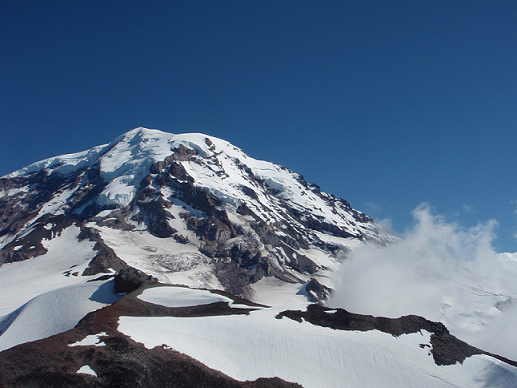
#> input picture LABA_PANORAMA/Rainier2.png, 517 x 388 px
$ python SMT.py
#> lines starting #> are read from the running program, lines starting #| are printed output that depends on the picture; after the words box and inside, x2 and y2 are one past the last pixel; in counts of white or black regions, pixels touching at a corner belong together
import typing

import cv2
import numpy as np
from numpy import random

mean_filter = np.ones((3, 3))

NO_BORDER = 0
ZERO_BORDER = 1
REPLICATE_BORDER = 2
REFLECT_BORDER = 3
PERIOD_BORDER = 4
REFLECT_BORDER_101 = 5

laplacian: np.ndarray = np.array([[0, 1, 0],
                                  [1, -4, 1],
                                  [0, 1, 0]])

base_identity: np.ndarray = np.ones(shape=(5, 5), dtype=np.int8)

gauss_55 = np.array([[2., 7., 12., 7., 2.],
                       [7., 31., 52., 31., 7.],
                       [15., 52., 127., 52., 15.],
                       [7., 31., 52., 31., 7.],
                       [2., 7., 12., 7., 2.]], dtype=np.float64) / 423


gauss_33 = np.array([[1., 2., 1.],
                       [2., 4., 2.],
                       [1., 2., 1.]], dtype=np.float64) / 16


def Derivative(image: np.ndarray, dim="x", border=REPLICATE_BORDER) -> np.ndarray:
    if dim == "x":
        sobel_x = np.array([[-1, 0, 1],
                            [-2, 0, 2],
                            [-1, 0, 1]])
        return Filter(image, sobel_x, border)

    elif dim == "y":
        sobel_y = np.array([[-1, -2, -1],
                            [0, 0, 0],
                            [1, 2, 1]])
        return Filter(image, sobel_y, border)
    elif dim == "":
        sobel_x = np.array([[-1, 0, 1],
                            [-2, 0, 2],
                            [-1, 0, 1]])
        sobel_y = np.array([[-1, -2, -1],
                            [0, 0, 0],
                            [1, 2, 1]])
        buff = Filter(image, sobel_x, border)
        return Filter(buff, sobel_y, border)


def MakeBorder(image, size=(1, 1), border=REPLICATE_BORDER) -> np.ndarray:
    h, w = image.shape[:2]
    y_center, x_center = size[0], size[1]
    if len(image.shape) == 3:
        padded = np.zeros(shape=(h + y_center * 2, w + x_center * 2, 3), dtype=np.uint8)
    else:
        padded = np.zeros(shape=(h + y_center * 2, w + x_center * 2), dtype=np.uint8)
    padded[size[0]: size[0] + h, size[1]: size[1] + w] = image
    if border == ZERO_BORDER:
        pass

    elif border == REPLICATE_BORDER:
        # UPPER BORDER
        for i in range(y_center):
            for j in range(x_center, w + x_center):
                padded[i][j] = padded[y_center][j]
        # LOWER BORDER
        for i in range(h + 1, h + y_center + 1):
            for j in range(x_center, w + x_center):
                padded[i][j] = padded[h][j]
        # LEFT BORDER
        for i in range(y_center, h + 1):
            for j in range(x_center):
                padded[i][j] = padded[i][x_center]
        # RIGHT BORDER
        for i in range(y_center, h + 1):
            for j in range(w + 1, w + x_center + 1):
                padded[i][j] = padded[i][w]

    elif border == REFLECT_BORDER:
        # UPPER BORDER
        for i in range(y_center):
            for j in range(x_center, w + x_center):
                padded[i][j] = padded[y_center + i][j]
        # LOWER BORDER
        for i in range(h + 1, h + y_center + 1):
            for j in range(x_center, w + x_center):
                padded[i][j] = padded[h - i][j]
        # LEFT BORDER
        for i in range(y_center, h + 1):
            for j in range(x_center):
                padded[i][j] = padded[i][x_center + j]
        # RIGHT BORDER
        for i in range(y_center, h + 1):
            for j in range(w + 1, w + x_center + 1):
                padded[i][j] = padded[i][w - j]

    elif border == PERIOD_BORDER:
        # UPPER BORDER
        for i in range(y_center):
            for j in range(x_center, w + x_center):
                padded[i][j] = padded[h - i][j]
        # LOWER BORDER
        for i in range(h + 1, h + y_center + 1):
            for j in range(x_center, w + x_center):
                padded[i][j] = padded[y_center + i - h - 1][j]
        # LEFT BORDER
        for i in range(y_center, h + 1):
            for j in range(x_center):
                padded[i][j] = padded[i][w - j]
        # RIGHT BORDER
        for i in range(y_center, h + 1):
            for j in range(w + 1, w + x_center + 1):
                padded[i][j] = padded[i][x_center + j - w - 1]

    elif border == REFLECT_BORDER_101:
        # UPPER BORDER
        for i in range(y_center):
            for j in range(x_center, w + x_center):
                padded[i][j] = padded[y_center + i + 1][j]
        # LOWER BORDER
        for i in range(h + 1, h + y_center + 1):
            for j in range(x_center, w + x_center):
                padded[i][j] = padded[h - i - 1][j]
        # LEFT BORDER
        for i in range(y_center, h + 1):
            for j in range(x_center):
                padded[i][j] = padded[i][x_center + j + 1]
        # RIGHT BORDER
        for i in range(y_center, h + 1):
            for j in range(w + 1, w + x_center + 1):
                padded[i][j] = padded[i][w - j - 1]
    return padded


def Filter(image: np.ndarray, kernel: np.ndarray, border: int = ZERO_BORDER) -> np.ndarray:
    blank_image = np.zeros_like(image, dtype=np.uint8)
    m, n = kernel.shape
    h, w = image.shape[:2]
    y_center, x_center = m // 2, n // 2
    padded = MakeBorder(image, (y_center, x_center), border=border)
    for y in range(h):
        for x in range(w):
            region = padded[y: y + m, x: x + n]
            if len(image.shape) == 3:
                r, g, b = 0, 0, 0
                for i in range(m):
                    for j in range(n):
                        r += region[i][j][0] * kernel[i][j]
                        g += region[i][j][1] * kernel[i][j]
                        b += region[i][j][2] * kernel[i][j]

                if r < 0:
                    r = 0
                if r > 255:
                    r = 255

                if g < 0:
                    g = 0
                if g > 255:
                    g = 255

                if b < 0:
                    b = 0
                if b > 255:
                    b = 255
                blank_image[y][x] = [r, g, b]
            else:
                s = 0
                for i in range(m):
                    for j in range(n):
                        s += region[i][j] * kernel[i][j]
                if s < 0:
                    s = 0
                if s > 255:
                    s = 255
                blank_image[y][x] = s

    return blank_image


def normalize(array: np.ndarray, lower, higher, ret_max=False) -> np.ndarray or (np.ndarray, float or int):
    maximum = -1
    for i in range(array.shape[0]):
        for j in range(array.shape[1]):
            if array[i][j] > maximum:
                maximum = array[i][j]
            if array[i][j] < lower:
                array[i][j] = lower

    for i in range(array.shape[0]):
        for j in range(array.shape[1]):
            array[i][j] /= maximum
            array[i][j] *= higher

    if ret_max:
        maximum = lower - 1
        for i in range(array.shape[0]):
            for j in range(array.shape[1]):
                if array[i][j] > maximum:
                    maximum = array[i][j]
        return array, maximum
    return array


def HarrisEdgeDetection(image: np.ndarray, kernel=gauss_55, k=0.04, threshold=0.5) -> np.ndarray:
    if len(image.shape) == 3:
        raise Exception(f"Incorrect format shape {image.shape}, convert to GRAY")
    h, w = image.shape
    center = kernel.shape[0] // 2
    der_x = Derivative(image, "x").astype(dtype=np.uint32)
    der_y = Derivative(image, "y").astype(dtype=np.uint32)
    Ixx = np.zeros_like(image, dtype=np.uint16)
    Iyy = np.zeros_like(image, dtype=np.uint16)
    Ixy = np.zeros_like(image, dtype=np.uint16)
    for i in range(image.shape[0]):
        for j in range(image.shape[1]):
            Ixx[i][j] = der_x[i][j] * der_x[i][j]
            Iyy[i][j] = der_y[i][j] * der_y[i][j]
            Ixy[i][j] = der_x[i][j] * der_y[i][j]

    responce = np.zeros_like(image, dtype=np.float64)
    for y in range(center, h - center):
        for x in range(center, w - center):
            Sxx, Syy, Sxy = 0, 0, 0
            windowIxx = Ixx[y - center: y + center + 1, x - center: x + center + 1]
            windowIyy = Iyy[y - center: y + center + 1, x - center: x + center + 1]
            windowIxy = Ixy[y - center: y + center + 1, x - center: x + center + 1]

            for i in range(kernel.shape[0]):
                for j in range(kernel.shape[1]):
                    Sxx += kernel[i][j] * windowIxx[i][j]
                    Syy += kernel[i][j] * windowIyy[i][j]
                    Sxy += kernel[i][j] * windowIxy[i][j]

            det_M = Sxx * Syy - Sxy * Sxy
            trace_M = Sxx + Syy
            R = det_M - k * (trace_M ** 2)
            if R < 0:
                responce[y, x] = 0
            else:
                responce[y, x] = R

    # Normalize R
    responce, maximum = normalize(responce, 0, 255, ret_max=True)

    corners = np.zeros_like(responce, dtype=np.uint8)
    for i in range(corners.shape[0]):
        for j in range(corners.shape[1]):
            if responce[i][j] > threshold * maximum:
                corners[i][j] = int(responce[i][j])

    return corners


def NonMaxSupression(harris_responce: np.ndarray, ksize: int = 5) -> np.ndarray:
    h, w = harris_responce.shape
    center = ksize // 2
    non_max_sup = np.zeros_like(harris_responce, dtype=np.uint8)
    for y in range(center, h - center):
        for x in range(center, w - center):
            region = harris_responce[y - center: y + center + 1, x - center: x + center + 1]
            maximum = -1
            for i in range(ksize):
                for j in range(ksize):
                    if region[i][j] > maximum:
                        maximum = region[i][j]
            if harris_responce[y][x] == maximum:
                non_max_sup[y][x] = harris_responce[y][x]

    return non_max_sup


if __name__ == "__main__":
    img = cv2.imread("Rainier2.png", cv2.IMREAD_GRAYSCALE)
#> img: shape (388, 517); min 0, max 255, mean 107.2
    som = 5
    val = 0.01
    tresh = 0.1
    imga = NonMaxSupression(HarrisEdgeDetection(img, k=val, threshold=tresh), som)
#> after the loop in MakeBorder, `for i in range(y_center):`: padded: shape (390, 519); min 0, max 255, mean 106.4
#> after the loop in MakeBorder, `for i in range(h + 1, h + y_center + 1):`: padded: shape (390, 519); min 0, max 255, mean 106.6
#> after the loop in MakeBorder, `for i in range(y_center, h + 1):`:
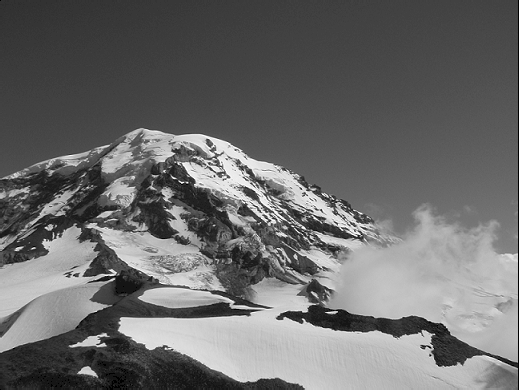
#> padded: shape (390, 519); min 0, max 255, mean 106.8
#> after the loop in MakeBorder, `for i in range(y_center, h + 1):`:
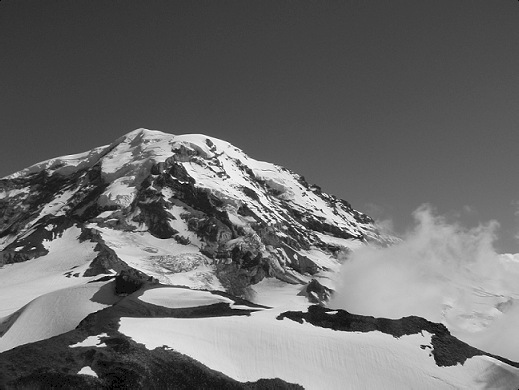
#> padded: shape (390, 519); 0.19% of pixels changed, all inside (x1, y1, x2, y2) = (518, 1, 519, 389)
#> call 2 of Filter, with kernel = array of shape (3, 3), border = 2
#> after the loop in Filter (call 2), `for y in range(h):`:
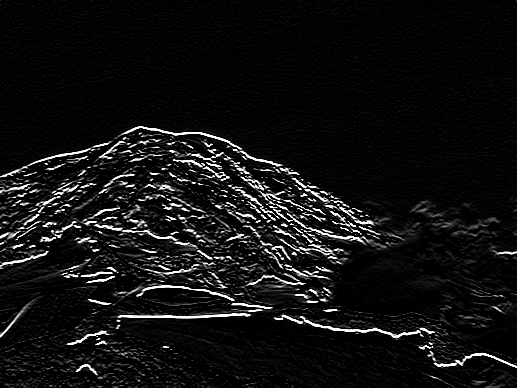
#> blank_image: shape (388, 517); min 0, max 255, mean 17.7
#> after the loop in HarrisEdgeDetection, `for i in range(image.shape[0]):`:
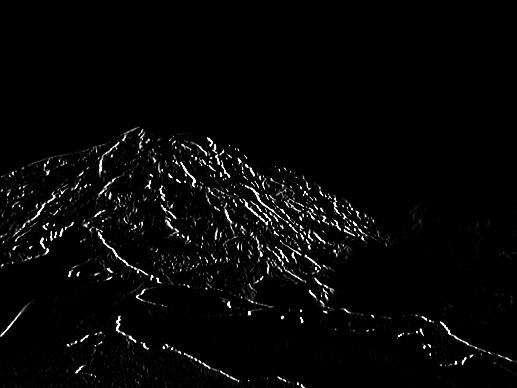
#> Ixx: shape (388, 517) uint16; min 0, max 65025, mean 1684.8; drawn with min black and max white
#> after the loop in HarrisEdgeDetection, `for i in range(image.shape[0]):`:
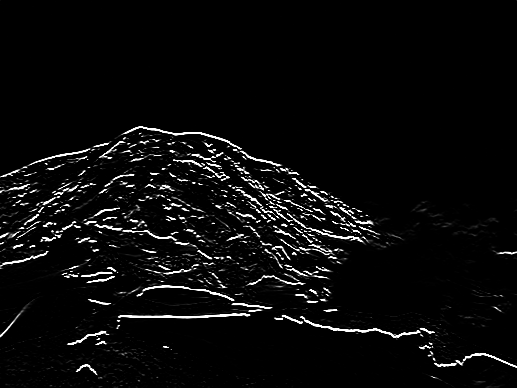
#> Iyy: shape (388, 517) uint16; min 0, max 65025, mean 2744.7; drawn with min black and max white
#> after the loop in HarrisEdgeDetection, `for y in range(center, h - center):`:
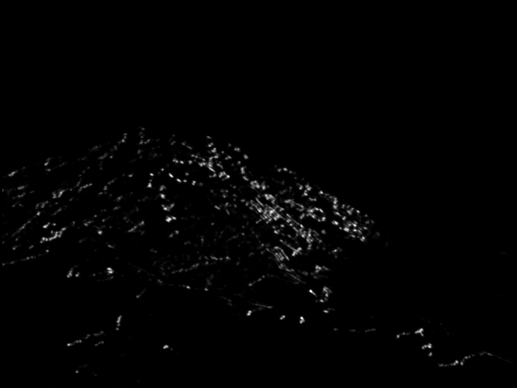
#> responce: shape (388, 517) float64; min 0, max 1.69e+09, mean 17139245.9; drawn with min black and max white
#> after the loop in normalize, `for i in range(array.shape[0]):`: maximum = 1.69e+09
#> after the loop in normalize, `for i in range(array.shape[0]):`: maximum = 255
#> in NonMaxSupression, `h, w = harris_responce.shape`: h = 388; w = 517
    cv2.imshow("dasd", imga)
    cv = cv2.cornerHarris(img, som, som, val)
    dst = cv2.dilate(cv, None)
    cv[dst > tresh * dst.max()] = 255
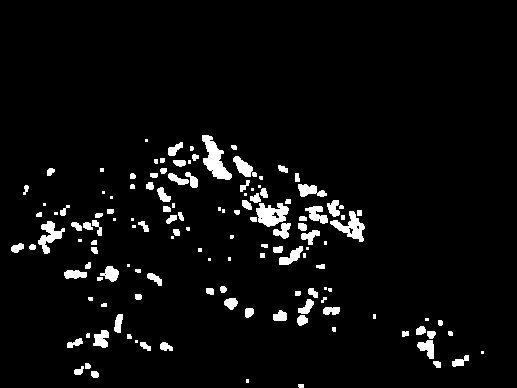
#> cv: shape (388, 517) float32; min -0.0545, max 255, mean 11.6; drawn with min black and max white
    cv2.imshow("cv", cv)

    for row in imga:
        for col in row:
            if col > 0:
                print(col)
#> this loop made 388 passes
#| 56
#| 39
#| 68
#| 38
#| 51
#| 98
#| 120
#| 86
#| 25
#| 99
#> (further printed lines are left out)

    cv2.waitKey(0)
